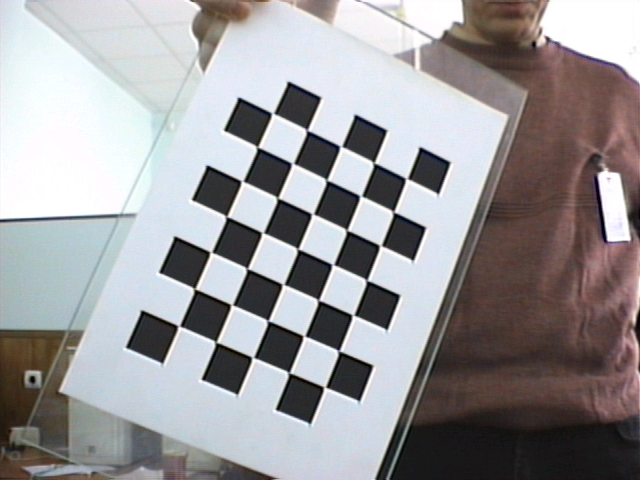
#> input picture openCV2/data/BoardStereoR6.jpg, 640 x 480 px
$ python border.py data/BoardStereoR6.jpg
#> lines starting #> are read from the running program, lines starting #| are printed output that depends on the picture
"""
@file copy_make_border.py
@brief Sample code that shows the functionality of copyMakeBorder
"""
import sys
from random import randint
import cv2 as cv
def main(argv):

    borderType = cv.BORDER_CONSTANT
    window_name = "copyMakeBorder Demo"

    imageName = argv[0] if len(argv) > 0 else 'lena.jpg'
    # Loads an image
    src = cv.imread(cv.samples.findFile(imageName), cv.IMREAD_COLOR)
#> src is the input picture: shape (480, 640, 3); mean B, G, R 154.7, 152.6, 154.6
    # Check if image is loaded fine
    if src is None:
        print ('Error opening image!')
        print ('Usage: copy_make_border.py [image_name -- default lena.jpg] \n')
        return -1

    print ('\n'
           '\t   copyMakeBorder Demo: \n'
           '     -------------------- \n'
           ' ** Press \'c\' to set the border to a random constant value \n'
           ' ** Press \'r\' to set the border to be replicated \n'
           ' ** Press \'ESC\' to exit the program ')

    cv.namedWindow(window_name, cv.WINDOW_AUTOSIZE)

    top = int(0.05 * src.shape[0])  # shape[0] = rows
#> top = 24
    bottom = top
#> bottom = 24
    left = int(0.05 * src.shape[1])  # shape[1] = cols
#> left = 32
    right = left
#> right = 32

    while 1:

        value = [randint(0, 255), randint(0, 255), randint(0, 255)]

        dst = cv.copyMakeBorder(src, top, bottom, left, right, borderType, None, value)
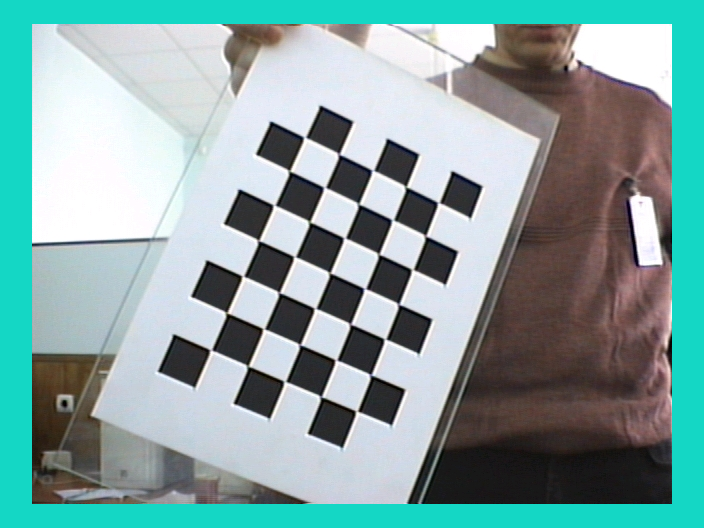
#> dst: shape (528, 704, 3); mean B, G, R 162, 163.5, 131.2

        cv.imshow(window_name, dst)

        c = cv.waitKey(500)
#> (key Esc is pressed here)
        if c == 27:
            break
        elif c == 99: # 99 = ord('c')
            borderType = cv.BORDER_CONSTANT
        elif c == 114: # 114 = ord('r')
            borderType = cv.BORDER_REPLICATE

    return 0
if __name__ == "__main__":
    main(sys.argv[1:])

$ run again, on openCV2/data/pfp.jpg
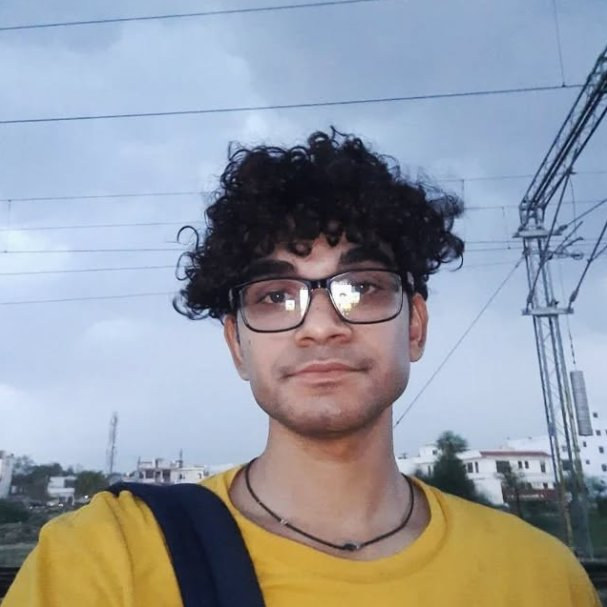
#> input picture openCV2/data/pfp.jpg, 607 x 607 px
#> in main, src is the input picture: shape (607, 607, 3); mean B, G, R 162.4, 153.5, 147.9
#> in main, `dst = cv.copyMakeBorder(src, top, bottom, left, right, borderType, Non..`:
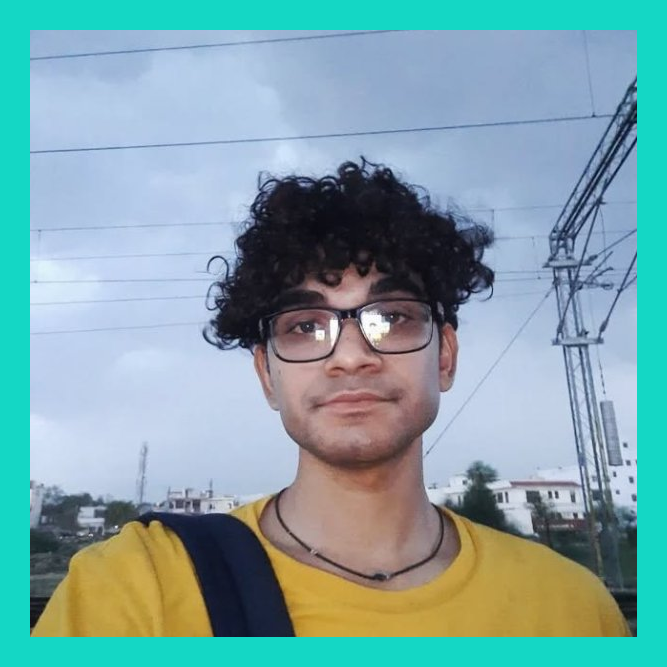
#> dst: shape (667, 667, 3); mean B, G, R 168.3, 164.1, 126

$ run again, on openCV2/data/ang1.png
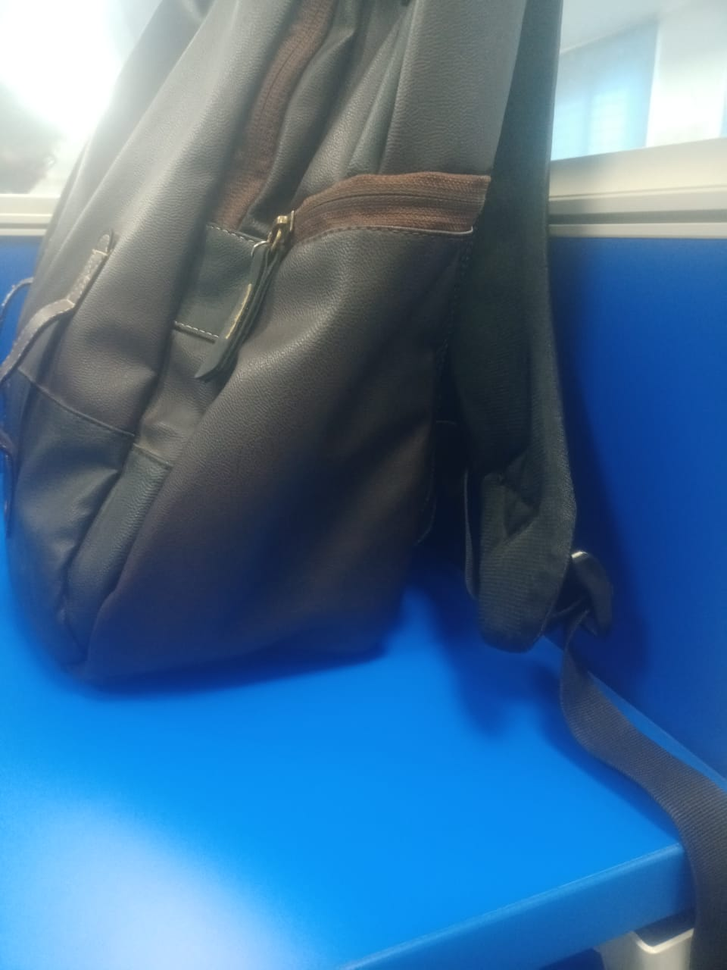
#> input picture openCV2/data/ang1.png, 727 x 970 px, shrunk from 960 x 1280 before the run
#> in main, src is the input picture: shape (970, 727, 3); mean B, G, R 148.4, 112.2, 71.4
#> in main, `dst = cv.copyMakeBorder(src, top, bottom, left, right, borderType, Non..`:
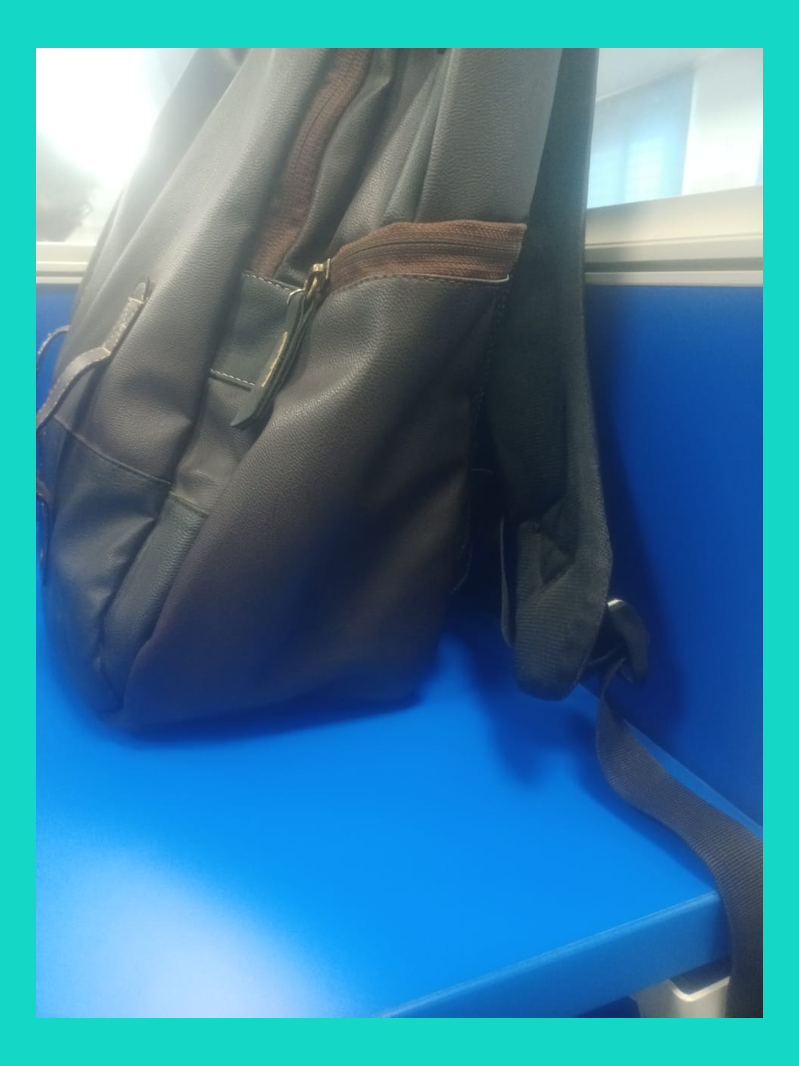
#> dst: shape (1066, 799, 3); mean B, G, R 156.8, 129.9, 62.6

$ run again, on openCV2/data/ang2.png
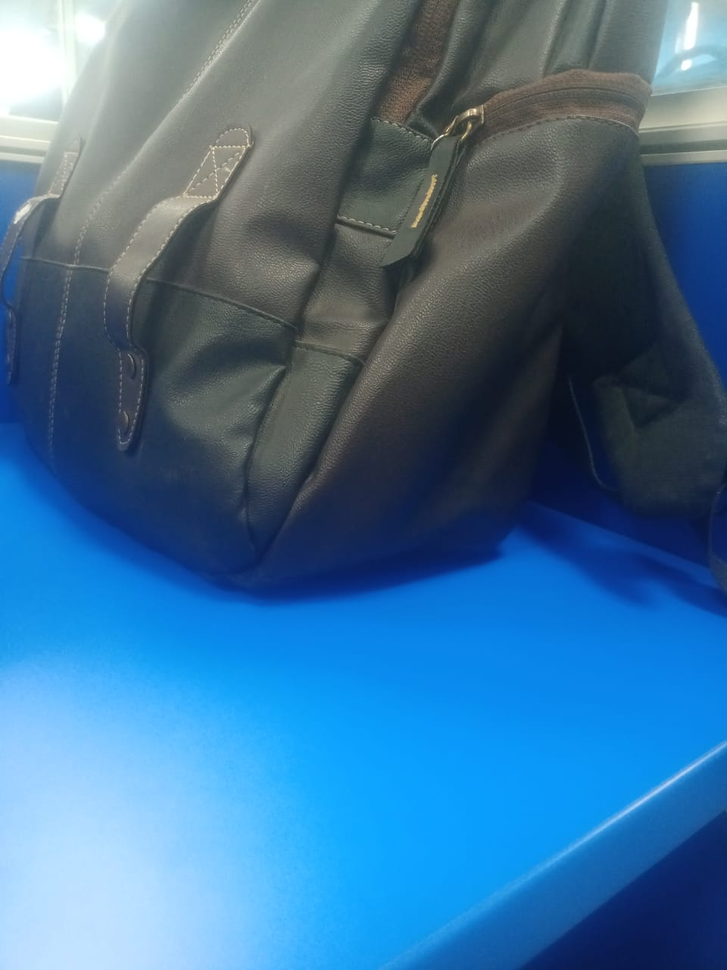
#> input picture openCV2/data/ang2.png, 727 x 970 px, shrunk from 960 x 1280 before the run
#> in main, src is the input picture: shape (970, 727, 3); mean B, G, R 153.1, 114.1, 64.5
#> in main, `dst = cv.copyMakeBorder(src, top, bottom, left, right, borderType, Non..`:
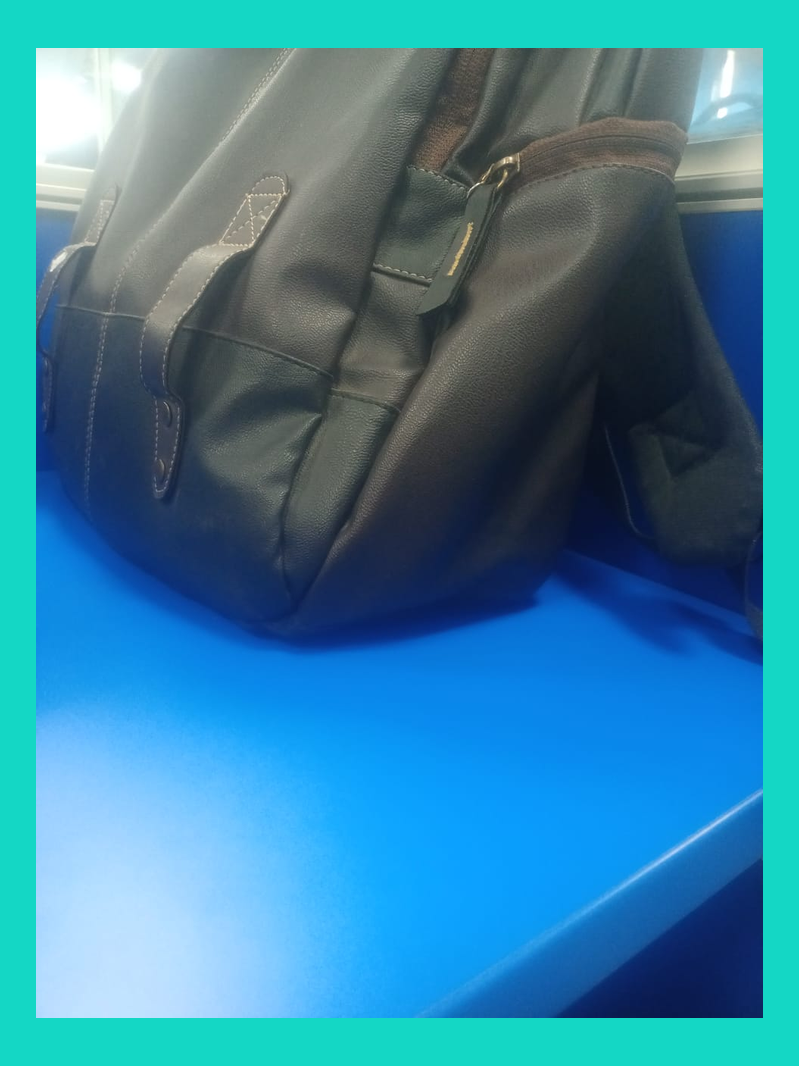
#> dst: shape (1066, 799, 3); mean B, G, R 160.7, 131.5, 56.8
